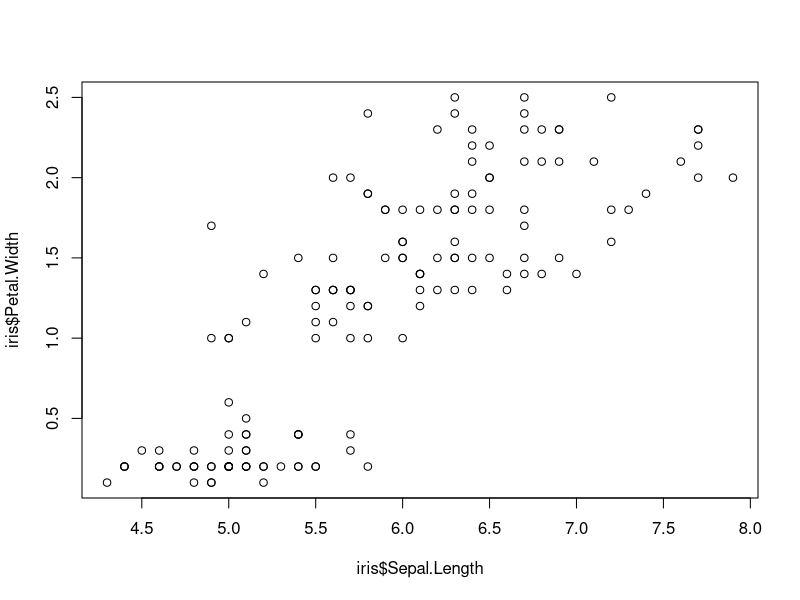
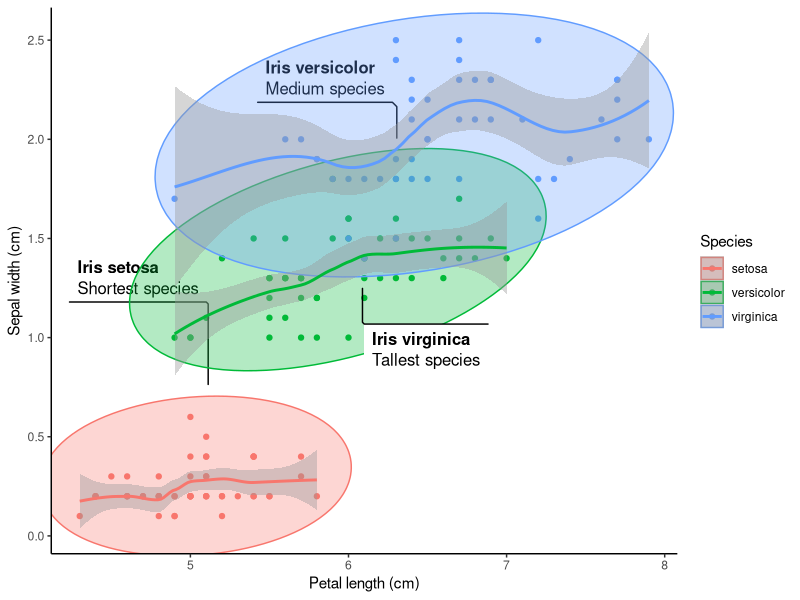
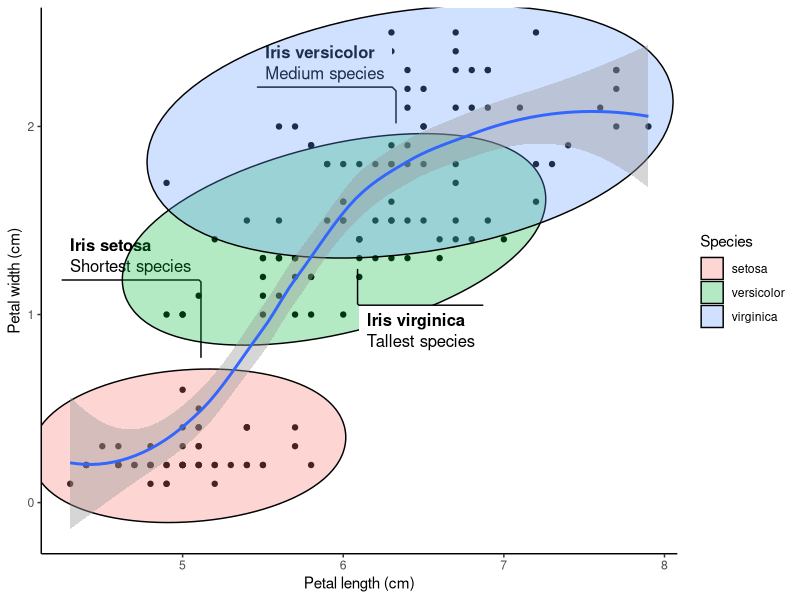
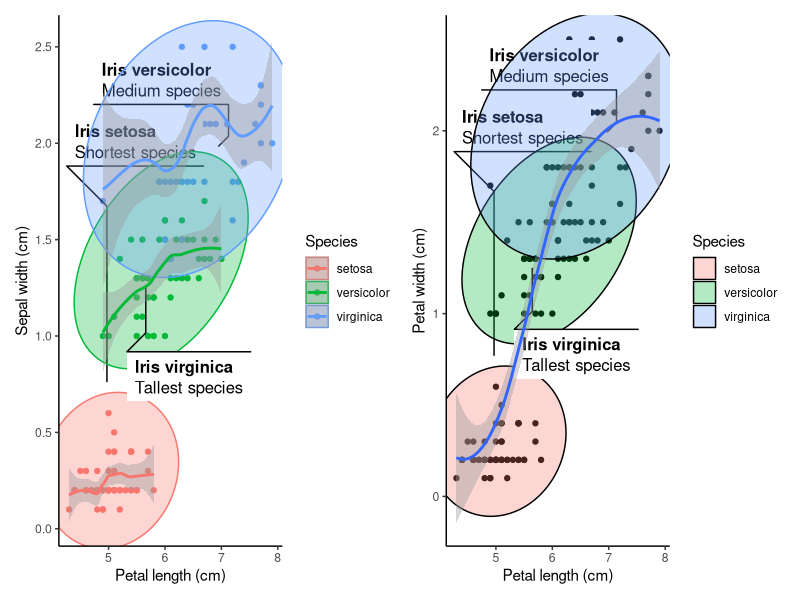
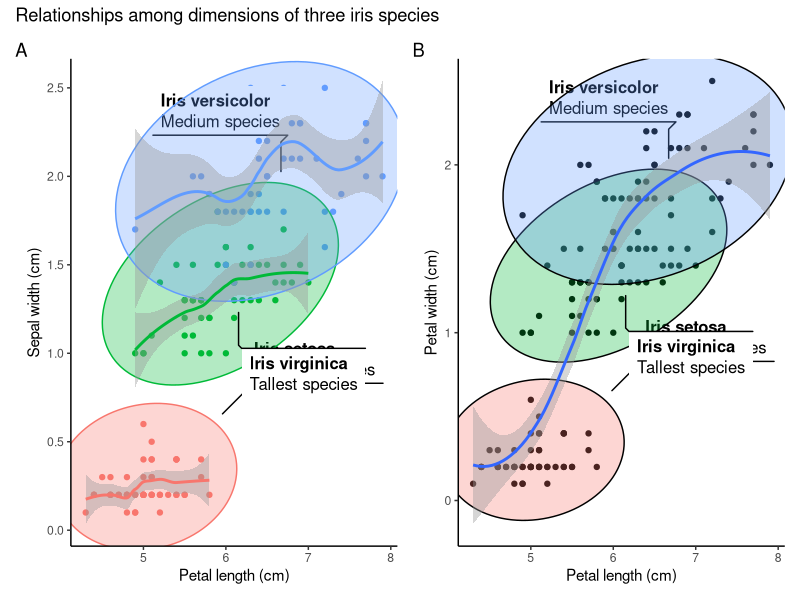
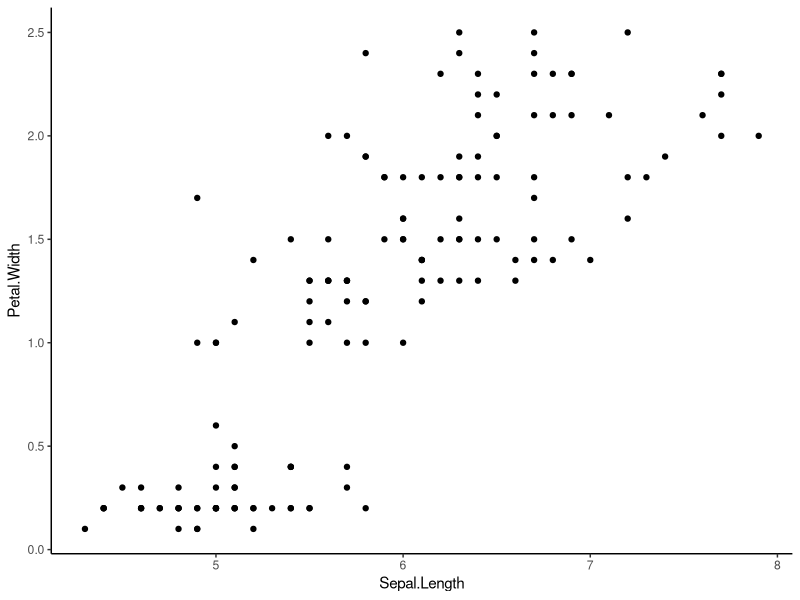
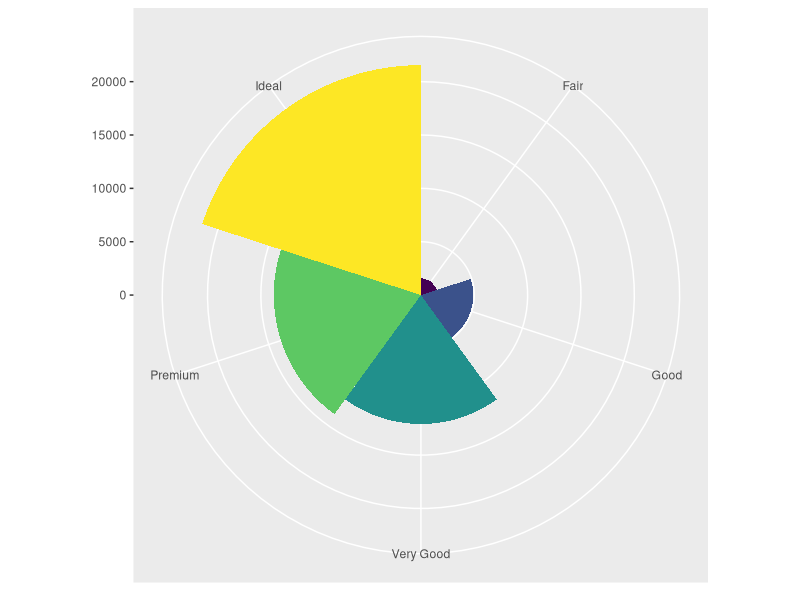
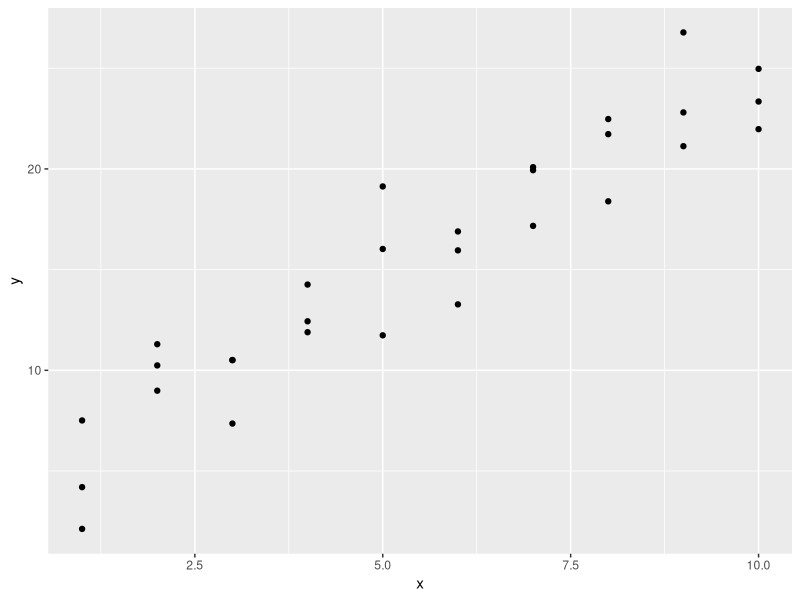

Recreate these plots in R, in order.
# IRIS PLOT ----

# I will use three packages in this plotting exercise

# Install them in case you still don't have them already

# install.packages("patchwork")
# install.packages("ggforce")
# install.packages("ggplot2")

# Let me load the packages using library() function.

library(patchwork)
library(ggforce)
library(ggplot2)
library(tidyverse)
library(modelr)

str(iris) # Checking the structure of the dataset. Returned in Console.

plot(iris$Sepal.Length, iris$Petal.Width) # Basic plot within the R base.

# Creating the first plot of the iris data.

separate_smooth <- ggplot(data = iris,    # Specifying the data to be plotted.
       mapping = aes(x = Sepal.Length,    # Stating the axes data.
                     y = Petal.Width,
                     color = Species)) +  # Ensuring points are colored by spp.
  geom_point() +                          # Deciding the plotting geometry.
  labs(x = "Petal length (cm)",           # Specifying the axes labels.
       y = "Sepal width (cm)") +
  geom_mark_ellipse(aes(fill = Species,   # Adding ellipses for the spps.
                        filter = Species == "setosa",
                        label = "Iris setosa",
                        description = "Shortest species")) +
  geom_mark_ellipse(aes(fill = Species,
                        filter = Species == "versicolor",
                        label = "Iris versicolor",
                        description = "Medium species")) +
  geom_mark_ellipse(aes(fill = Species,
                        filter = Species == "virginica",
                        label = "Iris virginica",
                        description = "Tallest species")) +
  theme_classic() +                      # Having publication ready background.
  geom_smooth()
# Adding smooth line around 95% level.
separate_smooth

# In the above plot, having color within the aes() breakes the data into 
# species-wise groups. Meaning each species group will be smoothed separately.

uniform_smooth <- ggplot(data = iris,
                         mapping = aes(x = Sepal.Length,
                                       y = Petal.Width)) + # Note no color here.
  geom_point() +
  labs(x = "Petal length (cm)",
       y = "Petal width (cm)") +
  geom_mark_ellipse(aes(fill = Species,
                        filter = Species == "setosa",
                        label = "Iris setosa",
                        description = "Shortest species")) +
  geom_mark_ellipse(aes(fill = Species,
                        filter = Species == "versicolor",
                        label = "Iris versicolor",
                        description = "Medium species")) +
  geom_mark_ellipse(aes(fill = Species,
                        filter = Species == "virginica",
                        label = "Iris virginica",
                        description = "Tallest species")) +
  theme_classic() +
  geom_smooth()

uniform_smooth # This is looking cool!

# Avoiding the color parameter in the aes() ensures all species are considered
# together in the subsequent layers arguments. No grouping by species.

# Patchwork package allows for addition of two plots by their object names.
# The addition is so simple, just relying on the plus (+) operator.

combined_plots <- separate_smooth + uniform_smooth # Adding plots.

combined_plots # Even cooler than I thought!
# Now I want to give the plots title and tags or labels to identify them

combined_plots_labeled <- combined_plots +
  plot_annotation(
    title = "Relationships among dimensions of three iris species", # Title of both plots.
    tag_levels = "A" # Indicates that the plots will be labelled A, B, C etc.
  ) # This makes the first plot to be A and the next to be B. Checking on 
# documentation will help know more arguments in this function.

# Now I want to remove the legends since the species labels are visible

combined_plots_labeled_no_legend <- combined_plots_labeled &
  theme(legend.position = "none") # Removes legends from the plots.

combined_plots_labeled_no_legend # This will print out the final product.

# Showing that in ggplot2 we can use & instead of plus (+)
library(ggplot2)
attach(iris)

ggplot(data = iris, mapping = aes(x = Sepal.Length, y = Petal.Width)) +
  geom_point() +
  theme_classic()
head(iris)

# I think it has taken me a long time to know this.
# I used ggplot2:: so that I can be sure that the & is supported by ggplot2 and 
# not any other loaded packages such ggforce and patchwork.

ggplot(data = diamonds) +
  geom_bar(mapping = aes(x = cut, fill = cut), show.legend = FALSE, width = 1) +
  theme(aspect.ratio = 1) +
  labs(x = NULL, y = NULL) +
  coord_polar() # coord_flip() can also work well with the data depending on need.
  
# Cool/crazy plot with modelr 

library(modelr)
options(na.action = na.warn)

ggplot(data = sim1, mapping = aes(x = x, y = y)) +
  geom_point() # There is some visible correlation between the variables

models <- tibble(
  a1 = runif(250, -20, 40),
  a2 = runif(250, -5, 5)
)

ggplot(data = sim1, mapping = aes(x = x, y =y)) +
  geom_abline(mapping = aes(intercept = a1, slope = a2),
              data = models, alpha = 1/4) +
  geom_point(col = 'purple', pch = 18, size = 5) +
  labs(x = 'The x-axis', y = 'The y-axis', title = 'Crazy model') +
  theme_classic()
